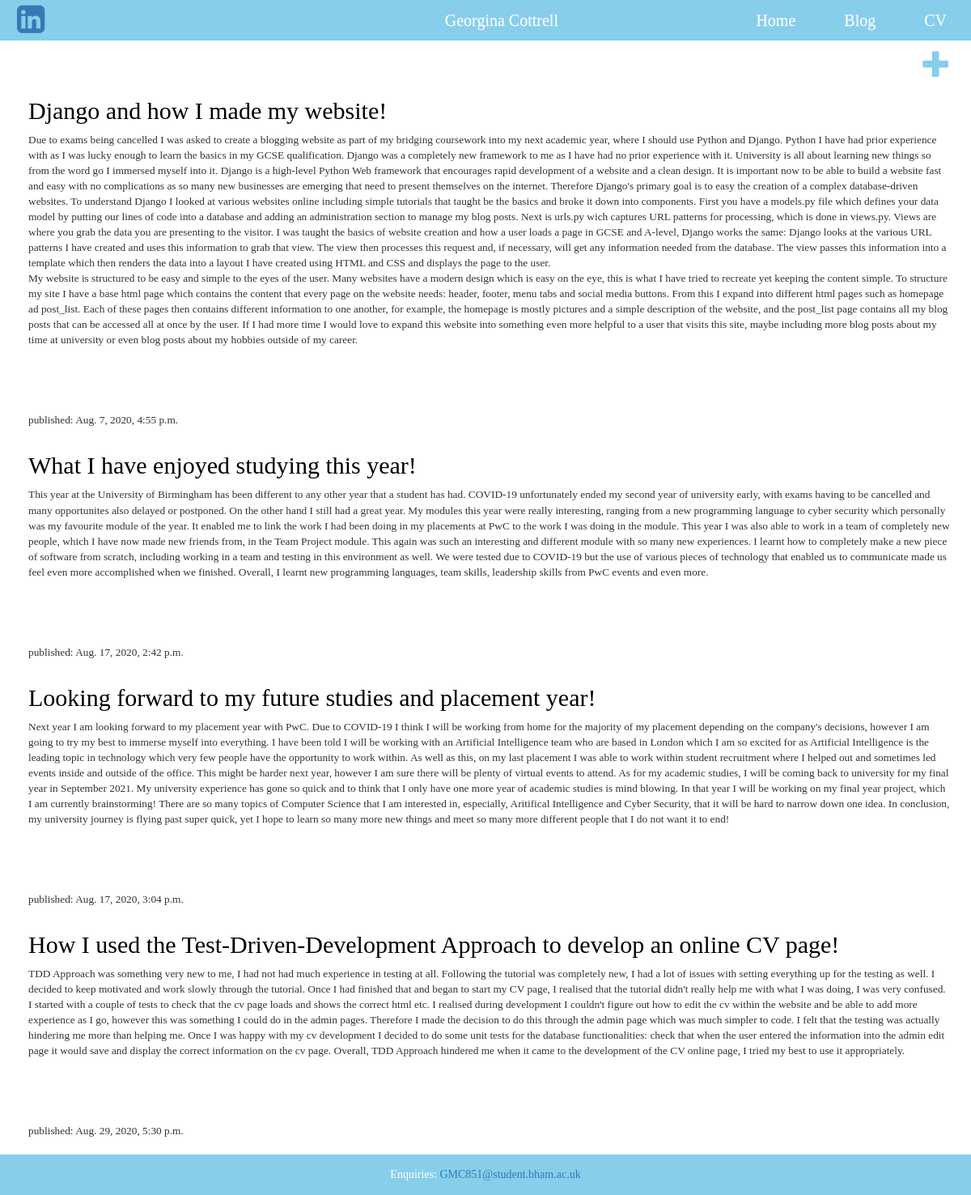
The app's page /post (signed in) with its own data.
### blog/models.py (models this page shows, shortened)
class Post(models.Model):
    author = models.ForeignKey(settings.AUTH_USER_MODEL, on_delete=models.CASCADE)
    title = models.CharField(max_length=200)
    text = models.TextField()
    created_date = models.DateTimeField(default=timezone.now)
    published_date = models.DateTimeField(blank=True, null=True)

### blog/views.py (the view)
# urls.py: path('post', views.post_list, name='post_list'),
def post_list(request):
    posts = Post.objects.filter(published_date__lte=timezone.now()).order_by('published_date')
    return render(request, 'blog/post_list.html', {'posts': posts})

### blog/templates/blog/post_list.html (shortened to what this page needs)
{% extends 'blog/base.html' %}
{% block content %}
    {% block add %}
    <div class="add">
        {% if user.is_authenticated %}
        <a href="{% url 'post_new' %}" class="top-menu"><span class="glyphicon glyphicon-plus"></span></a>
        {% endif %}
    </div>
    {% endblock %}
     {% for post in posts %}
        <div class="post">
                        <h2><a href="{% url 'post_detail' pk=post.pk %}">{{ post.title }}</a></h2>
                        <p>{{ post.text|linebreaksbr }}</p>
                    </div>
                    <p>published: {{ post.published_date }}</p>
     {% endfor %}
{% endblock %}

### blog/static/css/blog.css (style rules this page uses)
h1 a, h2 a { color: #87CEEB; font-family: Cambria, Cochin, Georgia, Times, 'Times New Roman', serif; font-weight: 300; }
body { padding-top:50px; margin-bottom:50px; }
h1, h2, h3, h4 { font-family: Cambria, Cochin, Georgia, Times, 'Times New Roman', serif; font-weight: 300; }
p { font-family: Cambria, Cochin, Georgia, Times, 'Times New Roman', serif; font-weight: 300; font-size: 10pt; margin-top:0; padding-bottom:10px; }
.top-menu, .top-menu:visited { color: #87CEEB; float: right; font-size: 26pt; padding-top:10px; }
.post { margin-bottom: 70px; }
.add { margin-bottom: 70px; }
.post h2 a { color: #000000; }

### records on screen
Post: title "Django and how I made my website!", text "Due to exams being cancelled I was asked to create a blogging website as part of my bridging coursework into my next academic year, where I should use Python and Django. Python I have had prior experience with as I was lucky enough to learn the basics in my GCSE qualification. Django was a completely new framework to me as I have had no prior experience with it. University is all about learning new things so from the word go I immersed myself into it. Django is a high-level Python Web framework that encourages rapid development of a website and a clean design. It is important now to be able to build a website fast and easy with no complications as so many new businesses are emerging that…", published_date "Aug. 7, 2020, 4:55 p.m."
Post: title "What I have enjoyed studying this year!", text "This year at the University of Birmingham has been different to any other year that a student has had. COVID-19 unfortunately ended my second year of university early, with exams having to be cancelled and many opportunites also delayed or postponed. On the other hand I still had a great year. My modules this year were really interesting, ranging from a new programming language to cyber security which personally was my favourite module of the year. It enabled me to link the work I had been doing in my placements at PwC to the work I was doing in the module. This year I was also able to work in a team of completely new people, which I have now made new friends from, in the Team Project…", published_date "Aug. 17, 2020, 2:42 p.m."
Post: title "Looking forward to my future studies and placement year!", text "Next year I am looking forward to my placement year with PwC. Due to COVID-19 I think I will be working from home for the majority of my placement depending on the company's decisions, however I am going to try my best to immerse myself into everything. I have been told I will be working with an Artificial Intelligence team who are based in London which I am so excited for as Artificial Intelligence is the leading topic in technology which very few people have the opportunity to work within. As well as this, on my last placement I was able to work within student recruitment where I helped out and sometimes led events inside and outside of the office. This might be harder next year, however…", published_date "Aug. 17, 2020, 3:04 p.m."
Post: title "How I used the Test-Driven-Development Approach to develop an online CV page!", text "TDD Approach was something very new to me, I had not had much experience in testing at all. Following the tutorial was completely new, I had a lot of issues with setting everything up for the testing as well. I decided to keep motivated and work slowly through the tutorial. Once I had finished that and began to start my CV page, I realised that the tutorial didn't really help me with what I was doing, I was very confused. I started with a couple of tests to check that the cv page loads and shows the correct html etc. I realised during development I couldn't figure out how to edit the cv within the website and be able to add more experience as I go, however this was something I could do in…", published_date "Aug. 29, 2020, 5:30 p.m."
